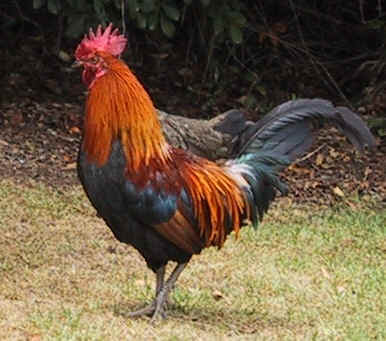
%> input picture code/coursework2/rooster.jpg, 386 x 341 px
$ octave coursework2.m   (GNU Octave 9; MATLAB toolbox functions it lacks are replaced by stand-ins)
%> lines starting %> are read from the running program, lines starting %| are printed output that depends on the picture; in (x1, y1, x2, y2) boxes, pixels count from 0 and x2, y2 are one past the last pixel; in counts of white or black regions, pixels touching at a corner belong together; the program's own positions count from 1
% Question 1
Ia=imread('rooster.jpg');
%> Ia is the input picture: size 341x386x3 uint8; mean R, G, B 110, 91.4, 68
Ib=imread('elephant.png');
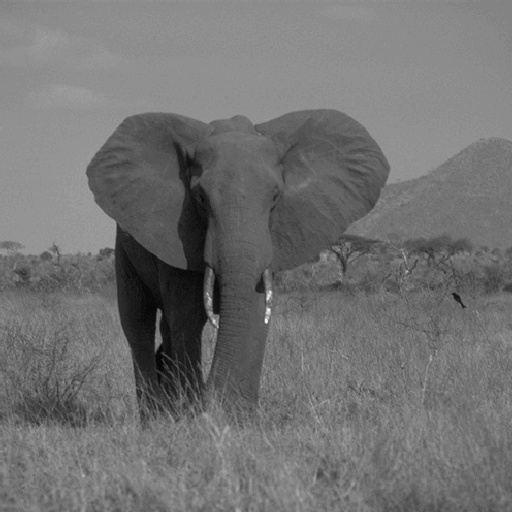
%> input picture code/coursework2/elephant.png, 512 x 512 px
%> Ib is the input picture: size 512x512 uint8; min 6, max 249, mean 113.7
Ic=imread('woods.png');
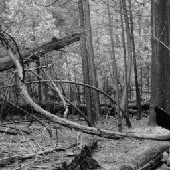
%> input picture code/coursework2/woods.png, 170 x 170 px
%> Ic is the input picture: size 170x170 uint8; min 4, max 238, mean 105.8
Ib(403,404)
%> ans = 117
Ib(403,404)=1;
%> Ib: size 512x512 uint8; under 0.01% of pixels changed, all inside (x1, y1, x2, y2) = (403, 402, 404, 403)
Ib(403,404)
%> ans = 1
Ib(401:end,401:end)=255;
%> Ib: size 512x512 uint8; min 6, max 255, mean 120.5
figure(1),clf
imagesc(Ib); colormap('gray')
Isyn=zeros(201,201);
Isyn(51:150,51:150)=1;
Isyn(81:120,:)=0.5;
Isyn(:,81:120)=0.75;
figure(2), clf, imagesc(Isyn);
Ibsmall=imresize(Ib,0.5);
Iblarge=imresize(Ib,2);
figure(3), clf
subplot(2,2,1), imagesc(Ibsmall)
subplot(2,2,2), imagesc(Iblarge)
%> after `imagesc(Iblarge)`:
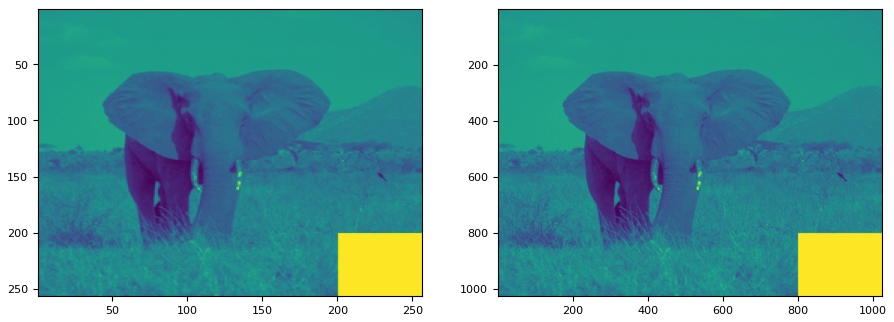
%> figure redrawn from the program's plot data, 2 panels
Iblarge=imresize(Ib,2,'bilinear');
Ibsmall=imresize(Ib,0.5,'nearest');
figure(3), clf
subplot(2,2,1), imagesc(Ibsmall)
subplot(2,2,2), imagesc(Iblarge)
Ibsmall(237,192)
%> ans = 101
Ib(237,192)
%> ans = 25
Iblarge(237,192)
%> ans = 144
Ib(474,384)
%> ans = 101
Iblarge(948,768)
%> ans = 101
%Question 2
imwrite(Ibsmall,'elephant_small.jpg','jpg')
figure(3)
print -dpdf elephants.pdf
save('cv_cw2_variables.mat');
Ibd=im2double(Ib);
Ibdiffv=Ibd(1:end-1,:)-Ibd(2:end,:);
figure(3), clf, imagesc(Ibdiffv);colormap('gray');colorbar
Ibdiffh=Ibd(:,1:end-1)-Ibd(:,2:end);
figure(4), clf, imagesc(Ibdiffh);colormap('gray');colorbar
Ibdiff=sqrt(Ibdiffh(1:end-1,:).^2+Ibdiffv(:,1:end-1).^2);
figure(5), clf, imagesc(Ibdiff); colormap('gray'); colorbar
bw=im2bw(Ibdiff,0.075);
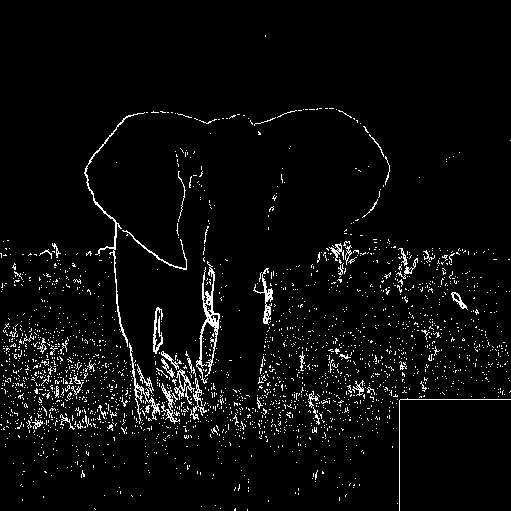
%> bw: size 511x511 logical; 4% white in thin lines or dots
figure(6), clf, imagesc(bw); colormap('gray'); colorbar
Ibdiffv(505,400)
%> ans = 0
Ibdiffh(505,400)
%> ans = -0.604
Ibdiff(505,400)
%> ans = 0.604
bw(505,400)
%> ans = true

%Question 3
offsets=[0:30];
for offset=offsets
simb(offset+1)=corr2(Ib(1:end-offset,:),Ib(1+offset:end,:));
simc(offset+1)=corr2(Ic(1:end-offset,:),Ic(1+offset:end,:));
end
%> after the loop, simb = 31 values, max 1 at index 1, min 0.794 at index 31, mean 0.889; simc = 31 values, max 1 at index 1, min 0.0983 at index 31, mean 0.339
figure(7),clf,
plot(offsets, roundn(simb,-2));
%> (this line was passed over: roundn is not available in this run)
hold on;
plot(offsets, roundn(simc,-2));
%> (this line was passed over: roundn is not available in this run)
legend({'elephant','woods'});
xlabel('shift'); ylabel('correlation coefficient')

%Question 4
dog=fspecial('gaussian',9,1)-fspecial('gaussian',9,1.5);
Ibdog=conv2(Ibd,dog,'same');
figure(8), clf, imagesc(Ibdog); colormap('gray'); colorbar
Icdog=conv2(Ic,dog,'same');
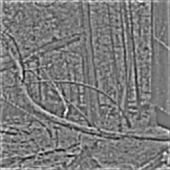
%> Icdog: size 170x170 double; min -26.51, max 29.29, mean 0.5; drawn with min black and max white
figure(9), clf, imagesc(Icdog); colormap('gray'); colorbar

for offset=offsets
simbdog(offset+1)=corr2(Ibdog(1:end-offset,:),Ibdog(1+offset:end,:));
simcdog(offset+1)=corr2(Icdog(1:end-offset,:),Icdog(1+offset:end,:));
end
%> after the loop, simbdog = 31 values, max 1 at index 1, min 0.292 at index 31, mean 0.366; simcdog = 31 values, max 1 at index 1, min -0.0125 at index 30, mean 0.104
figure(10),clf,
plot(offsets, roundn(simbdog,-2));
%> (this line was passed over: roundn is not available in this run)
hold on;
plot(offsets, roundn(simcdog,-2));
%> (this line was passed over: roundn is not available in this run)
legend({'elephant with DoG','woods with DoG'});
xlabel('shift'); ylabel('correlation coefficient')

%Question 5
Iad=im2double(Ia);
gc=fspecial('gaussian',9,1);
gs=fspecial('gaussian',9,1.5);
IaRG=conv2(Iad(:,:,1),gc,'same')-conv2(Iad(:,:,2),gs,'same');
IaGR=conv2(Iad(:,:,2),gc,'same')-conv2(Iad(:,:,1),gs,'same');
y=mean(Iad(:,:,1:2),3);
IaBY=conv2(Iad(:,:,3),gc,'same')-conv2(y,gs,'same');
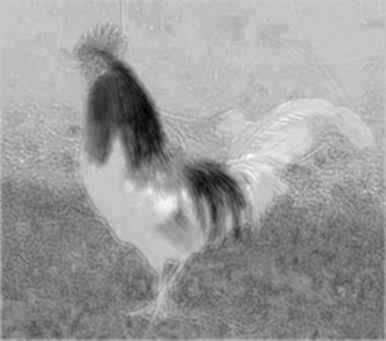
%> IaBY: size 341x386 double; min -0.598, max 0.172, mean -0.127; drawn with min black and max white
IaYB=conv2(y,gc,'same')-conv2(Iad(:,:,3),gs,'same');
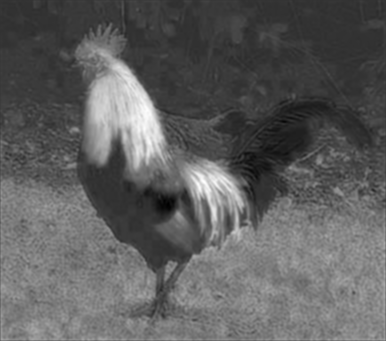
%> IaYB: size 341x386 double; min -0.145, max 0.588, mean 0.128; drawn with min black and max white
figure(11), subplot(2,2,1), imagesc(IaRG); title ("red-on, green-off");
subplot(2,2,2), imagesc(IaGR); title ("green-on, red-off");
subplot(2,2,3), imagesc(IaBY); title ("blue-on, yellow-off");
subplot(2,2,4), imagesc(IaYB); title ("yellow-on, blue-off");
roundn(IaRG(341,374),-2)
%> (this line was passed over: roundn is not available in this run)
roundn(IaGR(341,374),-2)
%> (this line was passed over: roundn is not available in this run)
%> (the run ends here)
